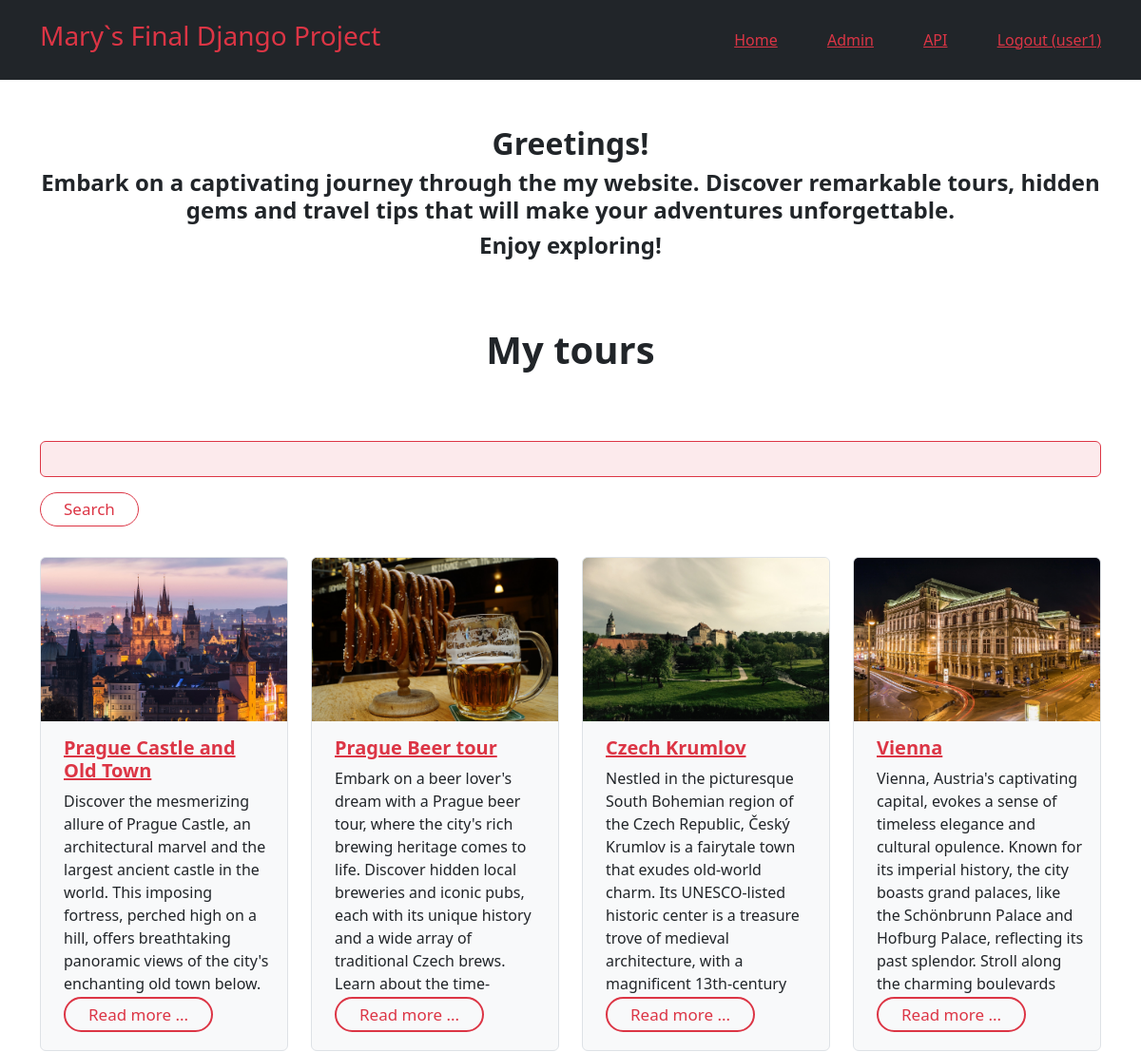
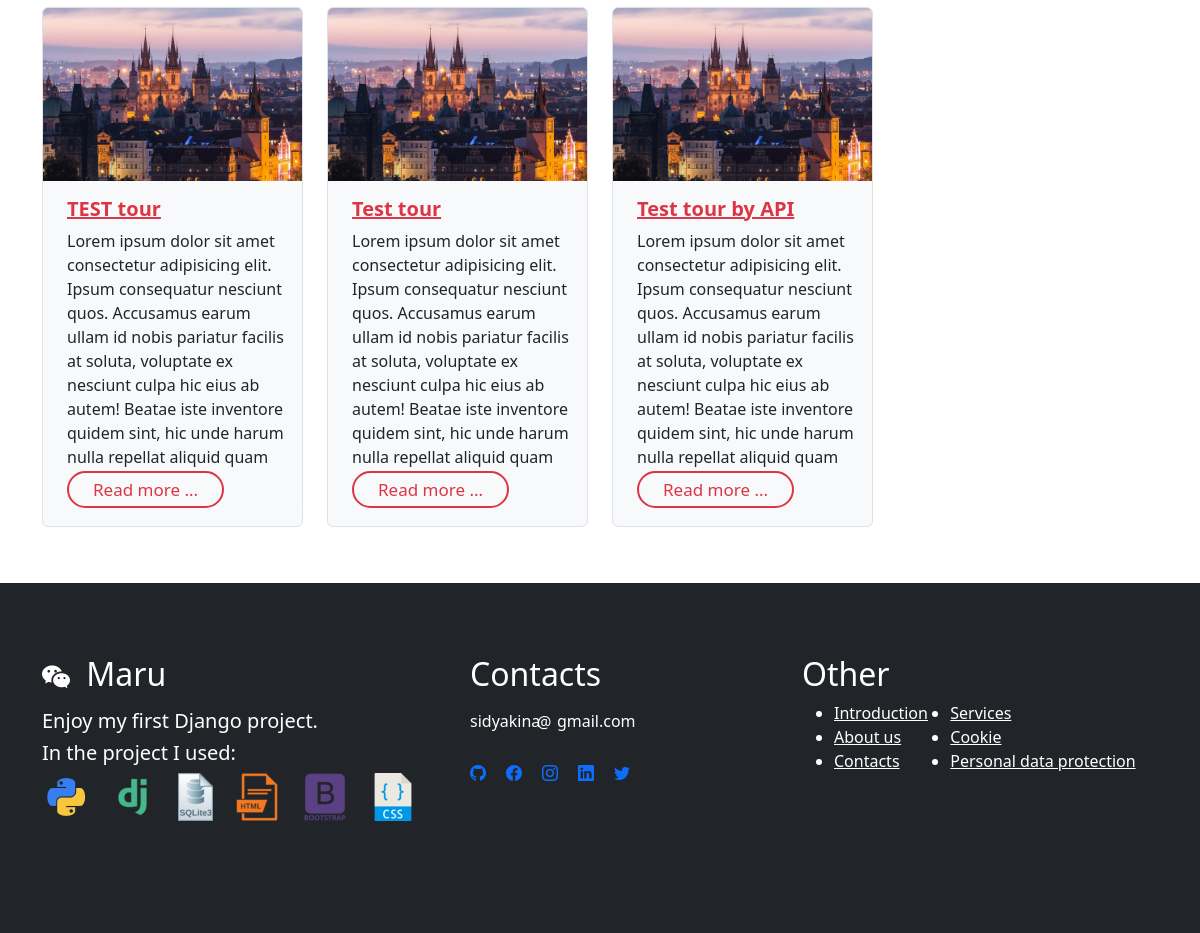
Screenshot of / (signed in) with the database file from the repository (2 pictures, top to bottom).
### shop/models.py (models this page shows, shortened)
class Tour(models.Model):
    title = models.CharField(max_length=300)
    description = models.CharField(max_length=900)
    price = models.IntegerField()
    place_qty = models.IntegerField()
    image = models.ImageField(upload_to='shop/images/')
    meeting_time = models.CharField(max_length=5)
    meeting_place = models.CharField(max_length=100)
    duration = models.FloatField(blank=True)
    category = models.ForeignKey(Category, on_delete=models.CASCADE)
    created_at = models.DateTimeField(default=timezone.now)

### shop/views.py (the view)
# urls.py: path('', include(api.urls), name='index')
def index(request):
    searchTerm = request.GET.get('searchTour')
    if searchTerm:
        tours = Tour.objects.filter(title__icontains=searchTerm)
    else:
        tours = Tour.objects.all()
    return render(request=request, template_name='shop/tours.html', context={'searchTerm': searchTerm, 'tours': tours})

### templates/shop/tours.html (shortened to what this page needs)
{% extends 'base.html' %}
{% block content %}
<section id="kardy">
    <div class="container pt-5 pb-3 text-center">
        <h2 class="fw-bold">Greetings!</h2>
        <h4 class="fw-bold">Embark on a captivating journey through the my website. Discover remarkable tours, hidden gems and travel tips that will make your adventures unforgettable.</h4>
        <h4 class="fw-bold">Enjoy exploring!</h4>
    </div>
    <div class="container pt-5 pb-3 text-center">
        <h1 class="fw-bold">My tours</h1>
    </div>
    <div class="container pt-5 pb-3">
        <form action="">
            <div class="mb-3 linie">
                <input type="text" name="searchTour" class="form-control bg-danger bg-opacity-10 border border-1 border-danger">
            </div>
            <button type="submit" class="btn btnwhite border border-danger border-1 rounded-pill px-4 py-1 my-3 text-danger">
                Search
            </button>
        </form>
    </div>
    <div class="container d-flex justify-content-between gy-2 pb-5">
        <div class="row row-cols-1 row-cols-md-2 row-cols-lg-3 row-cols-xl-4">
            {% for tour in tours %}
            <div v-for="tour in tours" class="col mb-2">
                <div class="blog card h-100 bg-light border rounded">
                    <img class="card-img-top" src="{{ tour.image.url }}" alt="photo">
                    <div class="card-body" style="height: 18rem; overflow: hidden;">
                        <h5 class="card-title fw-bold ms-2"><a class="text-danger" href="{{tour.id}}">{{ tour.title }}</a></h5>
                        <p class="card-text ms-2">{{ tour.description }}</p>
                    </div>
                    <div class="card-footer mb-3 border-0 bg-light">
                        <a class="btnwhite border border-danger border-2 rounded-pill px-4 text-danger ms-2"
                        href="{% url 'shop:single_tour' tour.id %}">Read more ...</a>
                    </div>
                </div>
            </div>
            {% endfor %}
        </div>
    </div>
</section>
{% endblock %}

### templates/base.html (shortened to what this page needs)
<!DOCTYPE html>
{% load static %}
<html lang="en">
<head>
    <link href="https://cdn.jsdelivr.net/npm/bootstrap@5.3.0/dist/css/bootstrap.min.css" rel="stylesheet"
>
    <link rel="stylesheet" href="https://cdn.jsdelivr.net/npm/bootstrap-icons@1.10.5/font/bootstrap-icons.css"> {% comment %} icons {% endcomment %}
    <link rel="stylesheet" type="text/css" href="{%static '../static/style.css'%}">
</head>
<body>
    <nav class="navbar navbar-dark bg-dark sticky-top p-3">
        <div class="container">
            <a href="{% url 'shop:index'%}" class="navbar-brand text-danger"><h3>Mary`s Final Django Project</h3></a>
            <span class="navbar-text">
                <a href="{% url 'shop:index'%}" class="me-5 text-danger">Home</a>
                <a href="/admin/" class="me-5 text-danger" target="_blank">Admin</a>
                <a href="api/v1/" class="me-5 text-danger" target="_blank">API</a>
                {% if user.is_authenticated %}
                <a class="text-danger" href="{% url 'logoutaccount' %}">Logout ({{ user.username }})</a>
                {% else %}
                <a class="me-4 text-danger" href="{% url 'loginaccount' %}">Login</a>
                <a class="text-danger" href="{% url 'signupaccount' %}">Sign Up</a>
                {% endif %}
            </span>
        </div>
    </nav>
    <main>
            {% block content %}
            {% endblock %}
    </main>
    <footer class="bg-dark pt-4">
        <div class="container text-white py-5">
            <div class="row pb-5">
                <div class="col-12 col-md-6 col-lg-4 mb-3">
                    <h2 class="mb-3"><i class="bi bi-wechat fs-3 me-2"></i> Maru</h2>
                    <h5>Enjoy my first Django project.</h5><h5>In the project I used:</h5>
                        <div class="foot_icons">
                            <ul>
                                <li><a href="https://docs.python.org/3/" target="_blank"><img src="../media/shop/images/icon_python.png" alt="Python"></a></li>
                                <li><a href="https://docs.djangoproject.com/en/4.2/" target="_blank"><img src="../media/shop/images/icon_django.png" alt="Django"></a></li>
                                <li><a href="https://www.sqlite.org/index.html" target="_blank"><img src="../media/shop/images/icon_sqlite3.png" alt="SQLite3"></a></li>
                                <li><a href="#" target="_blank"><img src="../media/shop/images/icon_html.png" alt="HTML"></a></li>
                                <li><a href="https://getbootstrap.com/" target="_blank"><img src="../media/shop/images/icon_bootstrap.png" alt="Bootstrap"></a></li>
                                <li><a href="#" target="_blank"><img src="../media/shop/images/icon_css.png" alt="CSS"></a></li>
                            </ul>
                        </div>
                </div>
                <div class="col-12 col-md-6 col-lg-4 mb-3">
                    <h2 class="mb-3 ps-5">Contacts</h2>
                    <p class="mb-1 ps-5">sidyakina &nbsp;&nbsp;&nbsp;gmail.com</p>
                    <span class="at ps-5">@</span>
                    <div class="foot_icons">
                        <ul class="ps-5">
                            <li><a href="https://www.github.com/"><i class="bi bi-github"></i></a></li>
                            <li><a href="https://www.facebook.com/"><i class="bi bi-facebook"></i></a></li>
                            <li><a href="https://www.instagram.com/"><i class="bi bi-instagram"></i></a></li>
                            <li><a href="https://www.linkedin.com/"><i class="bi bi-linkedin"></i></a></li>
                            <li><a href="https://www.twitter.com/"><i class="bi bi-twitter"></i></a></li>
                        </ul>
                    </div>
                </div>
                <div class="col-12 col-lg-4">
                    <h2>Other</h2>
                    <ul class="columns-2 d-flex">
                        <li><a href="#">Introduction</a></li>
                        <li><a href="#">About us</a></li>
                        <li><a href="#">Contacts</a></li>
                        <li><a href="#">Services</a></li>
                        <li><a href="#">Cookie</a></li>
                        <li><a href="#">Personal data protection</a></li>
                    </ul>
                </div>
            </div>
        </div>
    </footer>
</body>
</html>

### shop/static/style.css (style rules this page uses)
.foot_icons ul { list-style-type: none; display: inline-flex; margin: 0; padding: 0; }
.foot_icons ul li { margin-right: 20px; justify-content: start; }
.columns-2 { height: 80px; flex-direction: column; flex-wrap: wrap; }
.columns-2 a { color: white; }
.at { position: relative; top: -27px; left: 67px; }
.linie { display: inline; }
.blog>img { transition: all 1s; }
.btnwhite { text-decoration: none; padding: 5px; font-size: 17px; }

### rows the page displays
Tour: image (picture), title "Prague Castle and Old Town", description "Discover the mesmerizing allure of Prague Castle, an architectural marvel and the largest ancient castle in the world. This imposing fortress, perched high on a hill, offers breathtaking panoramic views of the city's enchanting old town below.…"
Tour: image (picture), title "Prague Beer tour", description "Embark on a beer lover's dream with a Prague beer tour, where the city's rich brewing heritage comes to life. Discover hidden local breweries and iconic pubs, each with its unique history and a wide array of traditional Czech brews. Learn about the…"
Tour: image (picture), title "Czech Krumlov", description "Nestled in the picturesque South Bohemian region of the Czech Republic, Český Krumlov is a fairytale town that exudes old-world charm. Its UNESCO-listed historic center is a treasure trove of medieval architecture, with a magnificent 13th-century…"
Tour: image (picture), title "Vienna", description "Vienna, Austria's captivating capital, evokes a sense of timeless elegance and cultural opulence. Known for its imperial history, the city boasts grand palaces, like the Schönbrunn Palace and Hofburg Palace, reflecting its past splendor. Stroll along the charming boulevards…"
Tour: image (picture), title "TEST tour", description "Lorem ipsum dolor sit amet consectetur adipisicing elit. Ipsum consequatur nesciunt quos. Accusamus earum ullam id nobis pariatur facilis at soluta, voluptate ex nesciunt culpa hic eius ab autem! Beatae iste inventore quidem sint, hic unde harum nulla repellat aliquid quam…"
Tour: image (picture), title "Test tour", description "Lorem ipsum dolor sit amet consectetur adipisicing elit. Ipsum consequatur nesciunt quos. Accusamus earum ullam id nobis pariatur facilis at soluta, voluptate ex nesciunt culpa hic eius ab autem! Beatae iste inventore quidem sint, hic unde harum nulla repellat aliquid quam…"
Tour: image (picture), title "Test tour by API", description "Lorem ipsum dolor sit amet consectetur adipisicing elit. Ipsum consequatur nesciunt quos. Accusamus earum ullam id nobis pariatur facilis at soluta, voluptate ex nesciunt culpa hic eius ab autem! Beatae iste inventore quidem sint, hic unde harum nulla repellat aliquid quam…"

### other values shown
{{ user.username }} "user1"
